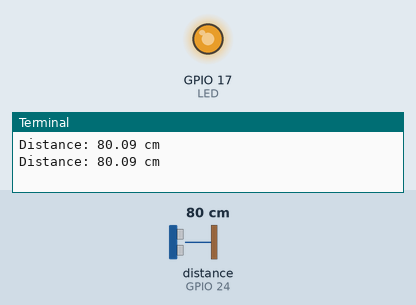
A program run on a simulated Raspberry Pi (BCM pin numbers). Shown: output pins drawn as LEDs (lit = HIGH), the last lines printed to the terminal. The test bench sets the inputs (shaded band); at power-on: distance to the obstacle (sensor on GPIO 24) 80 cm. The echo pulse lasts 58.3 µs per cm; the clock reads 2024-03-15 10:24:30 at power-on unless the program sets it; pins used as bus, display or sensor lines are not drawn.

Above: at 1.2 s.
1.3 s: distance to the obstacle (sensor on GPIO 24) set to 2 cm
At 2.4 s:
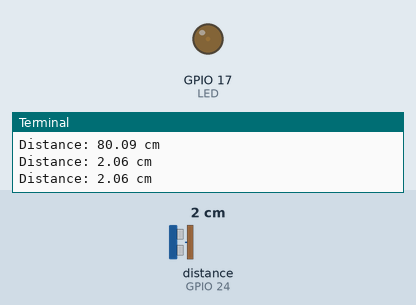
3.2 s: distance to the obstacle (sensor on GPIO 24) set to 35 cm
At 4.0 s:
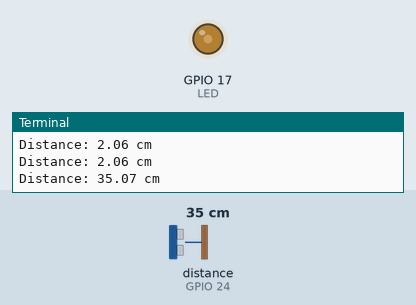
5.0 s: distance to the obstacle (sensor on GPIO 24) set to 60 cm
At 5.7 s:
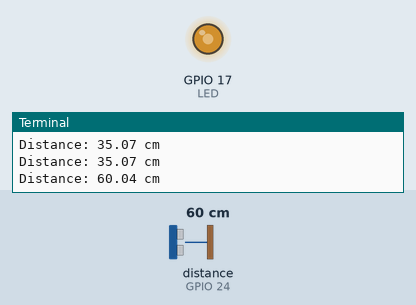
Timing chart, 0 to 8.0 s (numbered marks = the images above; inputs shaded):
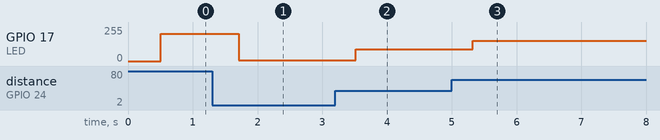

The program:

ultrasonic_wave.py
```python
import RPi.GPIO as GPIO
import time

# GPIO 모드 설정
GPIO.setmode(GPIO.BCM)

# 핀 번호 할당
TRIG = 23
ECHO = 24
LED = 17

# 입출력 설정
GPIO.setup(TRIG, GPIO.OUT)
GPIO.setup(ECHO, GPIO.IN)
GPIO.setup(LED, GPIO.OUT)

# PWM 설정
pwm = GPIO.PWM(LED, 100)  # 100Hz
pwm.start(0)  # 초기 듀티 사이클 0

# 센서로부터 거리 정보를 측정하고 그 값을 반환하는 함수
def get_distance():
    GPIO.output(TRIG, GPIO.LOW) # TRIG 핀을 False(0V)로 설정해 초기화. 측정 전에 트리거 핀을 정리
    time.sleep(0.5) # 이전 측정의 잔여 신호에서 완전히 안정화되기 위한 대기 시간

    # 신호 송신부에서 40kHz 신호 8개 송신(200µs 동안)
    GPIO.output(TRIG, GPIO.HIGH) # TRIG 핀을 True(3.3V 또는 5V)로 설정해 트리거 핀에 10μs(0.00001초) 동안의 고전압 신호를 보낸다. 초음파 파동을 발생한다
    time.sleep(0.00001) # 초음파 펄스를 발생시키기 위한 대기시간. 10μs시간 동안의 펄스는 센서로 하여금 충분한 에너지를 가진 초음파 파동을 발생
    GPIO.output(TRIG, GPIO.LOW) # TRIG 핀을 다시 False로 설정해 트리거 신호를 종료

    # 초음파 파동이 발사되고 반사되어 돌아온 첫 신호와 마지막 신호의 시간 측정
    while GPIO.input(ECHO) == GPIO.LOW:  # ECHO 핀이 HIGH 상태로 전환되기를 기다림
        pulse_start = time.time()  # 초음파 펄스가 ECHO에 처음 도착한 시간 기록
    while GPIO.input(ECHO) == GPIO.HIGH:  #  ECHO 핀이 LOW 상태로 돌아갈 때까지 기다림
        pulse_end = time.time()  # 초음파 펄스 ECHO에 마지막 도착한 시간 기록

    pulse_duration = pulse_end - pulse_start  # 초음파 파동이 발사되어 돌아오는 데 걸린 전체 시간을 계산
    distance = pulse_duration * (34300 / 2) # 소리속도 34300 cm/s
    distance = round(distance, 2)  # 거리를 소수점 둘째 자리까지 반올림
    return distance

try:
    while True:
        dist = get_distance()
        print("Distance:", dist, "cm")

        if dist > 100: # 최대 99로 제한
            dist = 99

        pwm.ChangeDutyCycle(dist) # 측정된 거리 → 밝기(Duty Cycle)로 변환
        time.sleep(0.1)

except KeyboardInterrupt:
    pwm.stop()
    GPIO.cleanup()
```

Measured:
- after the input at 1.3 s, GPIO 17 (LED): 204/255 → 5/255 after 0.41 s
- after the input at 3.2 s, GPIO 17 (LED): 5/255 → 89/255 after 0.32 s
- after the input at 5.0 s, GPIO 17 (LED): 89/255 → 153/255 after 0.33 s
